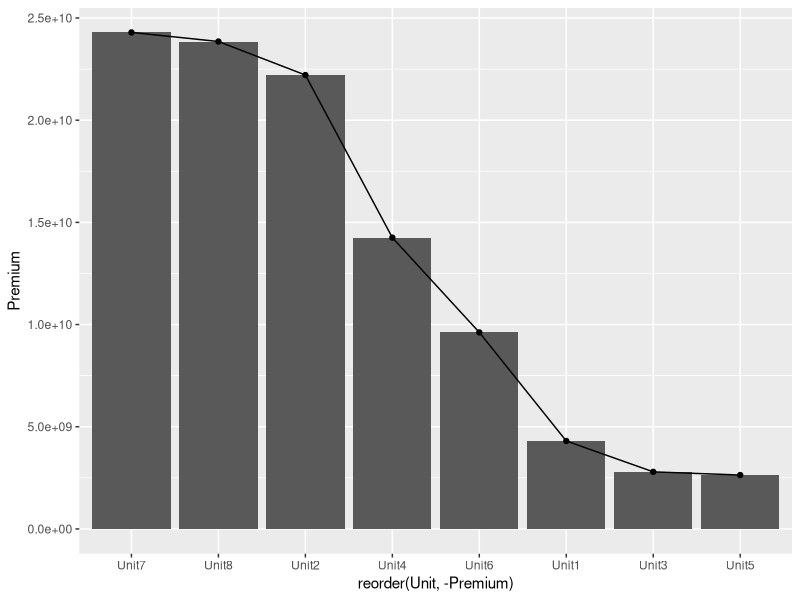
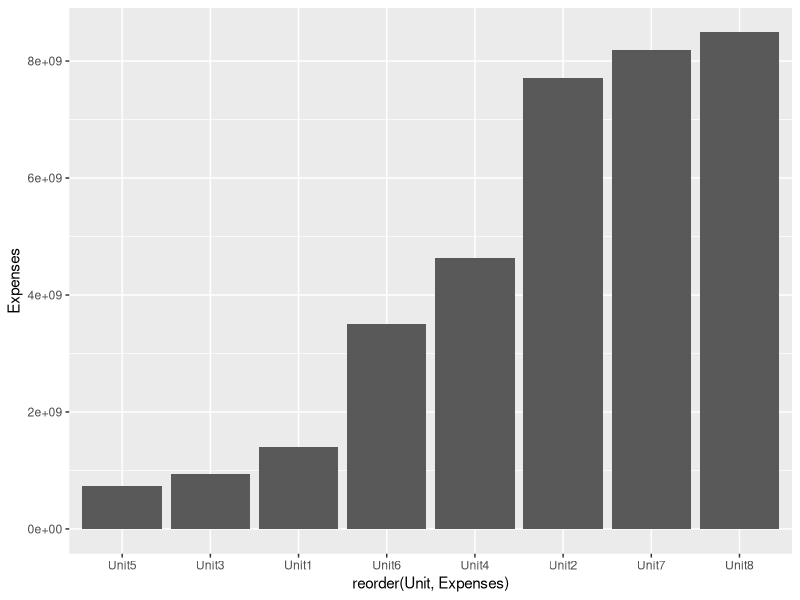
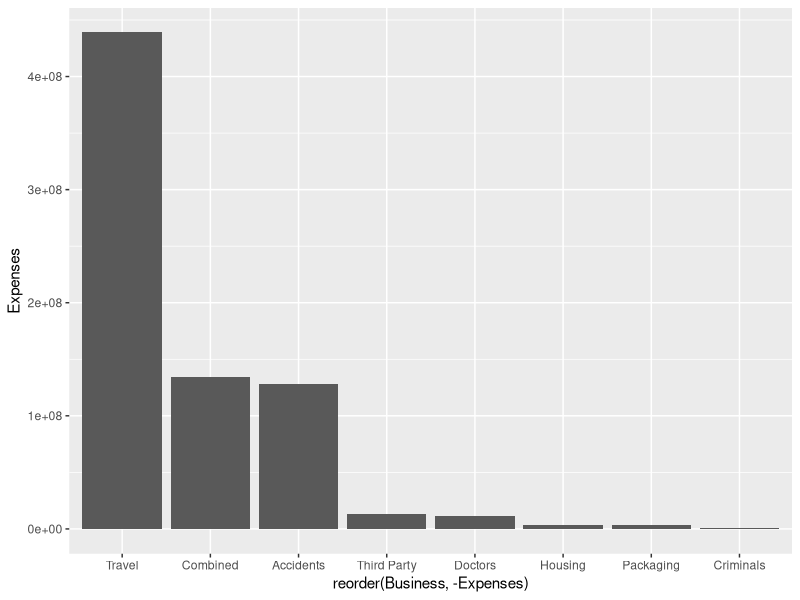
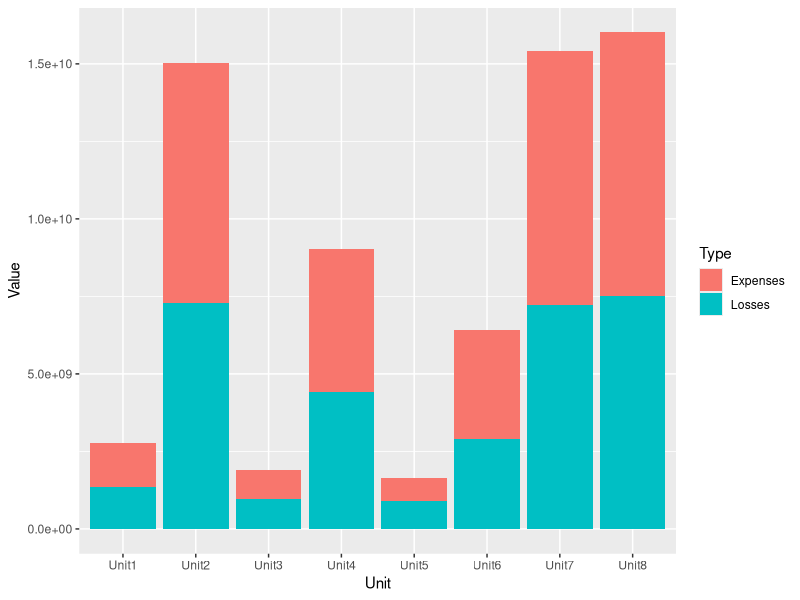
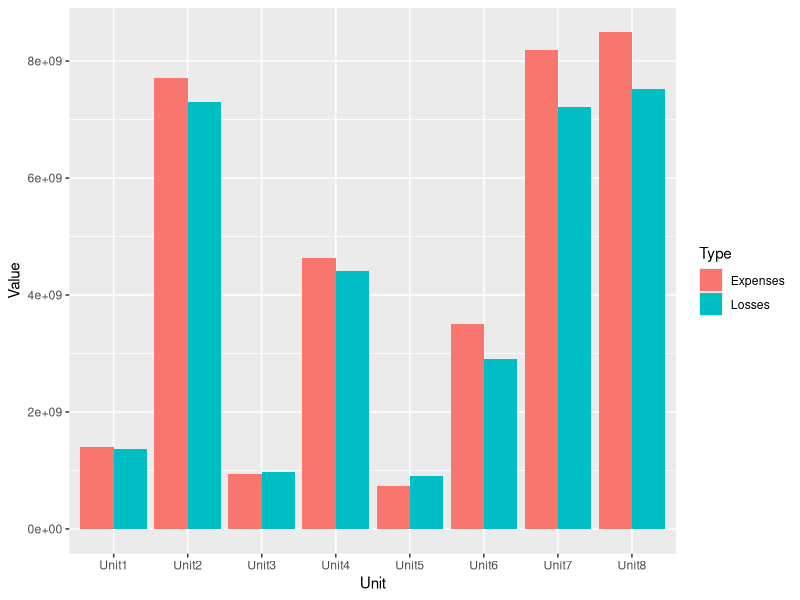
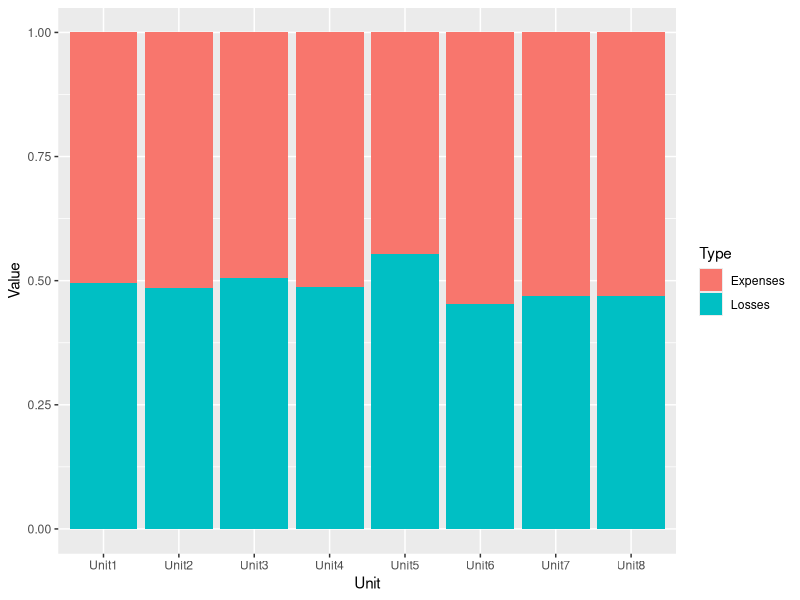

These charts were generated, in order, by the following R code:
## ---- chunk 1
# libraries
# install.packages("tidyr")
library(dplyr)
library(ggplot2)
library(tidyr)
## ---- chunk 2
# load data and replace empty strings with expliti NAs
dt_KPI_raw <- read.csv("./Data/lesson2_KPI.csv")
dt_KPI_raw[dt_KPI_raw==""]<-NA
## ---- chunk 3
dt_KPI_raw %>% glimpse() # or glimpse(dt_KPI_raw)
## ---- chunk 4
dt_KPI_raw %>% summary()
## ---- chunk 5
# Select a column from dataset (e.g. Business)
# Use appropriate function(s) to detect missing values
# Count the missing values

#Business == NA # nefunguje
is.na(dt_KPI_raw) %>% sum()
#dt_KPI_raw$Business
#dt_KPI_raw$Business
#dt_KPI_raw[["Business"]]
is.na(dt_KPI_raw$Business) %>% sum()
is.na(dt_KPI_raw$Business) %>% mean()*100
#is.na(dt_KPI_raw$Region) %>% which() %>% length()
## ---- chunk 6
# Your code
for(column in names(dt_KPI_raw)) {
  print(column)
  print(is.na(dt_KPI_raw[[column]]) %>% sum())
}
## ---- chunk 7
dt_KPI_raw %>% summary()
## ---- chunk 8
dt_KPI_clean <- dt_KPI_raw %>% na.omit()
dt_KPI_clean
## ---- chunk 9
dt_KPI_clean %>% summary()

dt_KPI_clean <- dt_KPI_clean %>%
  mutate(
    Premium = abs(Premium),
    Expenses = abs(Expenses),
    Losses = abs(Losses)
  )

dt_KPI_clean %>% summary()
## ---- chunk 10
dt_KPI_clean %>%
  summarize(
    Premium = sum(Premium),
    Losses = sum(Losses),
    Expenses = sum(Expenses)
  )
## ---- chunk 11
dt_KPI_clean %>%
  group_by(Unit) %>%
  summarize(Premium = sum(Premium)) %>%
  arrange(desc(Premium))
## ---- chunk 12
dt_KPI_clean %>%
  group_by(Unit) %>%
  summarize(Expenses = sum(Expenses)) %>%
  arrange(Expenses)
## ---- chunk 13
dt_KPI_clean %>%
  filter(Unit == "Unit8") %>%
  group_by(Business) %>%
  summarize(Expenses = sum(Expenses)) %>%
  arrange(desc(Expenses))
## ---- chunk 14
dt_KPI_clean %>%
  group_by(Unit) %>%
  summarize(
    Premium = sum(Premium),
    Expenses = sum(Expenses),
    Losses = sum(Losses)
  ) %>%
  ggplot(aes(
    x = reorder(Unit,-Premium),
    y = Premium,
    group = 1
  )) +
  # geom_line(), geom_point(), geom_hist(), ...
  geom_col() +
  geom_line() +
  geom_point()
## ---- chunk 15
dt_KPI_clean %>%
  group_by(Unit) %>%
  summarize(
    Premium = sum(Premium),
    Expenses = sum(Expenses),
    Losses = sum(Losses)
  ) %>%
  ggplot(aes(x = reorder(Unit, Expenses), y = Expenses)) +
  geom_col() 
## ---- chunk 16
dt_KPI_clean %>%
  filter(Unit == "Unit5") %>%
  group_by(Business) %>%
  summarize(
    Premium = sum(Premium),
    Expenses = sum(Expenses),
    Losses = sum(Losses)
  ) %>%
  ggplot(aes(x = reorder(Business,-Expenses), y = Expenses)) +
  geom_col()
## ---- chunk 17
dt_by_unit <- dt_KPI_clean %>%
  group_by(Unit) %>%
  summarise(
    Expenses = sum(Expenses),
    Losses = sum(Losses))

dt_by_unit
## ---- chunk 18
dt_by_unit_longer <- dt_by_unit %>%
  tidyr::pivot_longer(-Unit, names_to = "Type", values_to = "Value")

dt_by_unit_longer
## ---- chunk 19
dt_by_unit_longer %>%
  ggplot(aes(x = Unit, y = Value, fill = Type)) +
  geom_col()
## ---- chunk 20
dt_by_unit_longer %>%
  ggplot(aes(x = Unit, y = Value, fill = Type)) +
  geom_col(position = "dodge")
## ---- chunk 21
dt_by_unit_longer %>%
  ggplot(aes(x = Unit, y = Value, fill = Type)) +
  geom_col(position = "fill")
